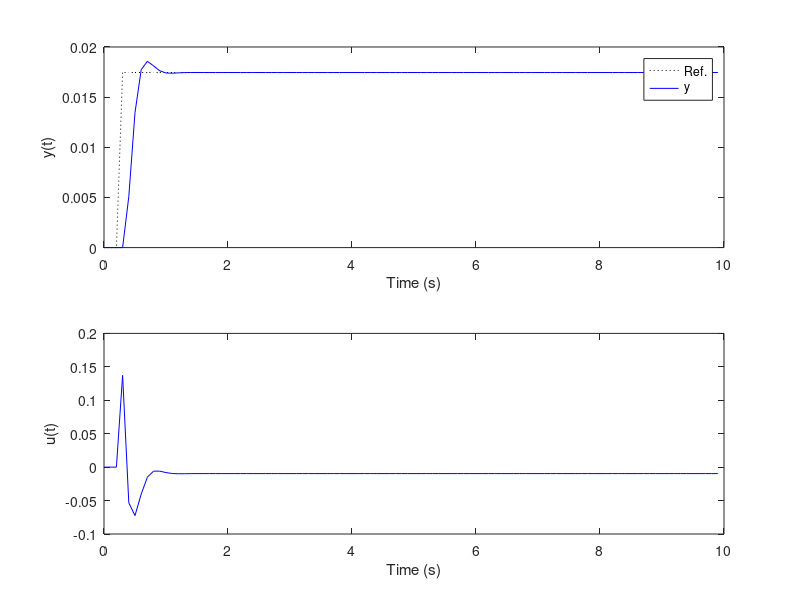

MATLAB code to generate this figure:
%% Atividade 05: Projetar e implementar, por simulação, o  PMVC, DMC e GPC.
clear all; close all; clc;

%% Parametros
Ts = 0.1;                % periodo de amostragem (s)
td = 0;                  % atraso continuo (s)
d = round((td/Ts) + 1)   % atraso discreto (em amostras)

Ny = 2; Nu = 1;          % horizonte de predição
lam = .000001;           % fator de ponderação de controle

%% Planta a) Dinâmica do ângulo de roll do VLS-1 em Max Q

% Modelo contínuo
    Gs = tf(7.3734, [1  0 -4.077])
    
    % Verificando os autovalores
    disp('Autovalores da planta:')
    eig(Gs)

% Modelo discreto
    Gz = c2d(Gs,Ts, 'zoh')
        Az = Gz.den{1};
            a1 = Az(2); a2 = Az(3);
        Bz = Gz.num{1}
            b0 = Bz(2); b1 = Bz(3);

% Converting the system to the ARIMAX state-space form:
DAz = conv(Az,[1 -1])
A = [ -DAz(2:end)'  [ eye(2,2) ; [0 0] ]   ]
B = [ Bz(2:end)' ; 0]
C = [ 1 0 0 ];
Gamma = [ -DAz(2:end)' ]
% sysa = ss(A,B,C,0,Ts); figure; step(sysa)


%% GPC
nb=1; na = 2;

    Eorig =[1]; 
    E=1; F=[A^0*Gamma]'; Gmat=[];
    Gj=conv(E,Bz(2:end)); Gbar=[Gj(end-nb+1:end)];

    for j=2:Ny
        E=[E C*A^(j-2)*Gamma]; F=[F;[A^(j-1)*Gamma]'];
        Gj=conv(E,Bz(2:end)); Gbar=[Gbar; Gj(end-nb+1:end)];
    end

% Matriz G
    G = toeplitz( Gj(1:end-nb) ); G=tril(G);
    G = G(1:Ny,1:Nu); 

% Matriz F_R 
    F_R = [Gbar F];

% Ganho
    K = inv(G'*G +lam*eye(Nu,Nu))*G';
    K1 = K(1,:);

%% Simulação
tfinal = 10; 
Nsim = round(tfinal/Ts);

% Sinal de referencia
r(1:na+d)=0; r(na+d+1:Nsim+Ny)=1*(pi/180);
r = r'; 

for k = 1:na+d % initial conditions (N is huge!)
    y(k)=0;
    u(k)=0;
    du(k)=0;
end
for k = na+d+1:Nsim
    % Planta
    y(k) = -a1*y(k-1) -a2*y(k-2) +b0*u(k-d) +b1*u(k-d-1);

    % Controlador
    x = [du(k-1) y(k) y(k-1) y(k-2)]';

    du(k) = K1*( r(k:k+Ny-1,1)-F_R*x );

    u(k) = u(k-1) +du(k);

    % Saturação
    % if u(k) >= 0.06981
    %   u(k) = 0.06981;
    % elseif u(k) <= 0
    %   u(k) = 0;
    % end
end

%% Plots
t=0:Ts:Nsim*Ts-Ts;
figure;
subplot(211)
    plot(t,r(1:Nsim),':k'); hold;
    plot(t,y,'b');
    legend('Ref.','y');
    ylabel('y(t)'); xlabel('Time (s)');

subplot(212)
    plot(t,u,'b');
    ylabel('u(t)'); xlabel('Time (s)');
